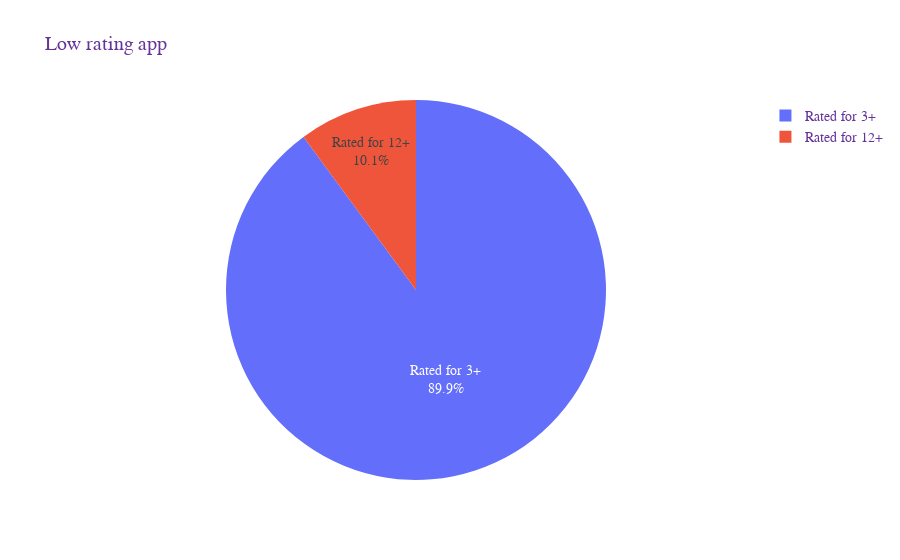

Notebook code for this chart:
### Code cell
app_free = low_rating_app['contentRating'].value_counts()
data=[go.Pie(labels=app_free.index,
    values=app_free.values,
    textinfo = 'label + percent')]

layout = go.Layout(
    title="Low rating app",
    font=dict(
        family="Courier New, monospace",
        size=14,
        color="RebeccaPurple"
    )
) 

fig = go.Figure(data=data, layout=layout)

plotly.offline.iplot(fig, filename='app_category')

### Figure 1 — Plotly figure (JSON) as saved in the notebook; plotly's stock layout.template omitted (floating-point values rounded to 4 significant figures)
{"data": [{"labels": ["Rated for 3+", "Rated for 12+"], "textinfo": "label+percent", "type": "pie", "values": [107, 12]}], "layout": {"font": {"color": "RebeccaPurple", "family": "Courier New, monospace", "size": 14}, "title": {"text": "Low rating app"}}}
